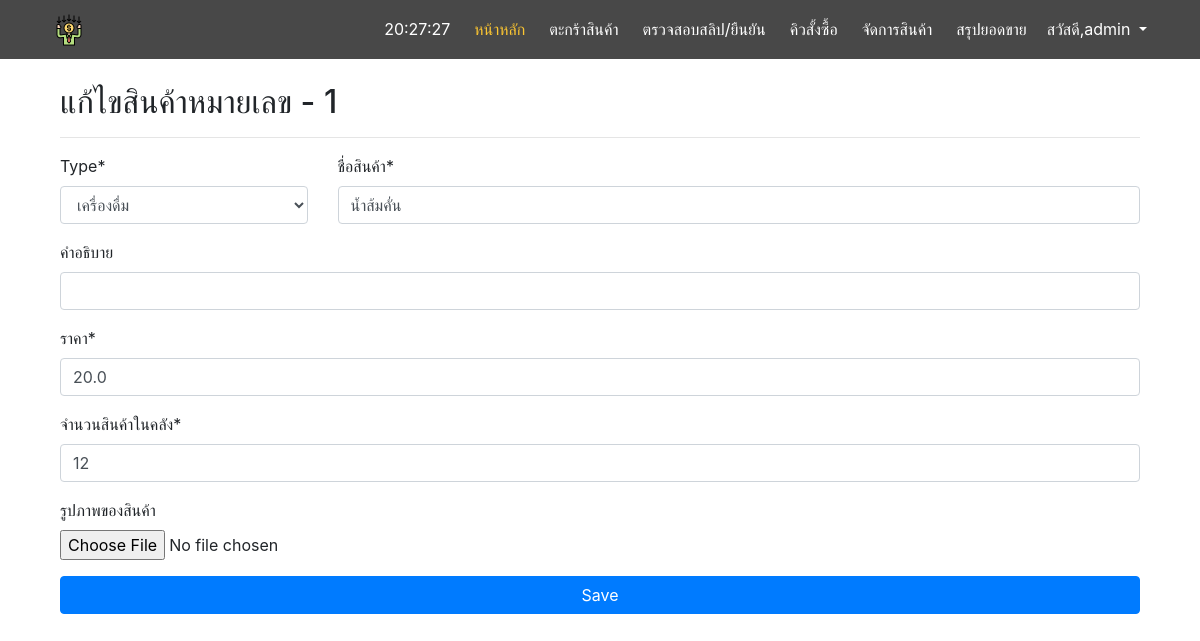
/manage/product/1 (signed in), run on the app's committed database.
### main/models.py (models this page shows, shortened)
class Product(models.Model):
    type = models.ForeignKey(Type, on_delete=models.PROTECT,null=True)
    name = models.CharField(max_length=255)
    description = models.CharField(max_length=255,null=True)
    price = models.FloatField()
    stock = models.IntegerField()
    picture = models.ImageField(default='product_pic/default.png',upload_to='product_pic',null=True,blank=True)

### manage/views.py (the view)
# urls.py: path('product/<int:product_id>',views.product_update,name='pup'),
@login_required
@permission_required('main.change_product')
def product_update(request,product_id):
    product = get_object_or_404(Product, id=product_id)
    form = ProductForm(request.POST or None ,request.FILES or None , instance=product)
    if form.is_valid():
        product = form.save(commit=False)
        product.save()
        messages.success(request,'เพิ่มสินค้าสำเร็จแล้ว')
        return redirect('index')
    context = {
        'form':form,
        'number':product.id
    }
    return render(request,'manage/editproduct_form.html',context=context)

### main/forms.py
class ProductForm(forms.ModelForm):
    name = forms.CharField(label='ชื่อสินค้า',required=True)
    description = forms.CharField(label='คำอธิบาย',required=False)
    price = forms.DecimalField(label='ราคา',required=True,min_value=0)
    stock = forms.IntegerField(label='จำนวนสินค้าในคลัง',min_value=0)
    picture = forms.ImageField(label='รูปภาพของสินค้า',widget=forms.FileInput(),required=False)
    class Meta:
        model = Product
        fields = "__all__"

### main/models.py (called while the page is built)
    def __str__(self):
        return self.type_name

### manage/templates/manage/editproduct_form.html (shortened to what this page needs)
{% extends 'base.html' %}
{% load crispy_forms_tags %}
{% block content %}
 <div class="container">
    <h2>แก้ไขสินค้าหมายเลข - {{number}}</h2>
    <hr>
    <form method="POST" enctype="multipart/form-data">
      <div class='row'>
        <div class='col-md-3'>
          {{form.type|as_crispy_field}}
        </div>
        <div class='col-md-9'>
          {{form.name|as_crispy_field}}
        </div>
      </div>
      {{form.description|as_crispy_field}}
      {{form.price|as_crispy_field}}
      {{form.stock|as_crispy_field}}
      {{form.picture|as_crispy_field}}
      <input type="submit" value='Save' class='btn btn-primary col'>
    </form>
 </div>
{% endblock %}

### templates/base.html (shortened to what this page needs)
<!DOCTYPE html>
{% load static %}
<html lang="en">
<head>
    <link rel="stylesheet" type="text/css" href="{% static 'css/bootstrap.css'%}">
    <link rel="stylesheet" type="text/css" href="{% static 'css/base2.css'%}">
</head>
<body onload="startTime()">
    <nav class="navbar navbar-expand-lg sticky-top">
		<div class="container">
			<a class="navbar-brand text-white" href="{% url 'index' %}">
            <img src="{% static 'payment-terminal.png'%}"></a>
			<div class="collapse navbar-collapse" id="nvbCollapse">
				<ul class="navbar-nav ml-auto">
                    <li class="nav-item pl-1">
                        <a class="nav-link" href="#"><class="fa fa-user-plus fa-fw mr-1" id='txt'></a>
                    </li>
					<li class="nav-item active pl-1">
						<a class="nav-link" href="{% url 'index' %}">หน้าหลัก</a>
					</li>
					<li class="nav-item pl-1">
						<a class="nav-link" href="{% url 'basket' %}">ตะกร้าสินค้า</a>
					</li>
                    {% if request.user.is_staff %}
                        <li class="nav-item pl-1">
                            <a class="nav-link" href="#">ตรวจสอบสลิป/ยืนยัน</a>
                        </li>
                        <li class="nav-item pl-1">
                            <a class="nav-link" href="{% url 'queue' %}">คิวสั้งซื้อ</a>
                        </li>
                        <li class="nav-item pl-1">
                            <a class="nav-link" href="{% url 'manage' %}">จัดการสินค้า</a>
                        </li>
                        <li class="nav-item pl-1">
                            <a class="nav-link" href="{% url 'allreport' %}">สรุปยอดขาย</a>
                        </li>
                    {% endif %}
                    <li class="nav-item dropdown pl-1">
                    {% if request.user.is_active %}
                        <a class="nav-link dropdown-toggle" href="#" id="navbarDropdown" role="button" data-toggle="dropdown" aria-haspopup="true" aria-expanded="false">
                            สวัสดี,{{request.user}}
                        </a>
                    </li>
                    {% else %}
                        <a class="nav-link" href="{% url 'login' %}">เข้าสู่ระบบ</a>
                    {% endif %}
				</ul>
			</div>
		</div>
	</nav>
    <br>
    <div class="container">
        {% block content %}
        {% endblock %}
    </div>
</body>
</html>

### static/css/base2.css (style rules this page uses)
.navbar { background-color: #484848; }
.navbar .navbar-nav .nav-link { color: #fff; }
.navbar .navbar-nav .active > .nav-link { color: #fbc531; }

### data on the page
Product: type "เครื่องดื่ม", name "น้ำส้มคั่น", price "20.0", stock "12"

### other printed values
{{ request.user }} "admin"
{{ number }} "1"
